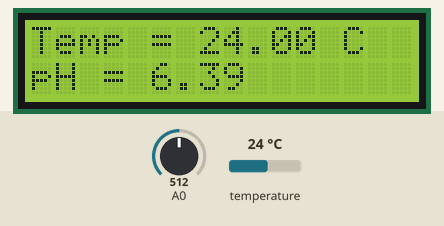
Recording of a sketch running on a simulated Arduino Uno, built with avr-gcc and run on an emulated ATmega328P. Shown: 16×2 character LCD. Inputs (shaded band) come from the test bench; at power-on: temperature 24 °C, A0 = 512. What the sketch prints to the serial monitor is not drawn.

Above: at 1.7 s.
1.8 s: temperature set to 10.3 °C
At 5.0 s:
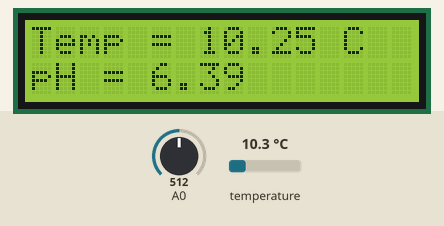
5.7 s: temperature set to 9.6 °C
At 8.1 s:
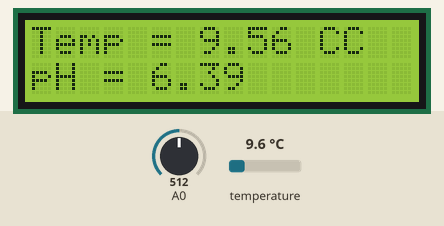
8.8 s: A0 set to 716
At 11.3 s:
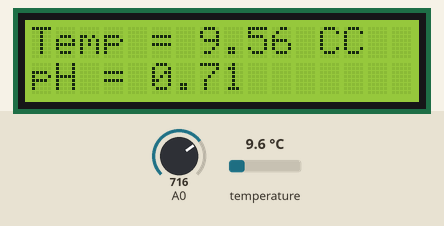
11.9 s: A0 set to 900
At 14.4 s:
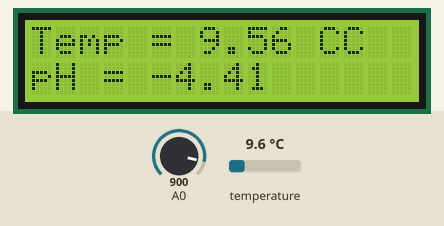
15.0 s: temperature set to 12 °C
At 17.6 s:
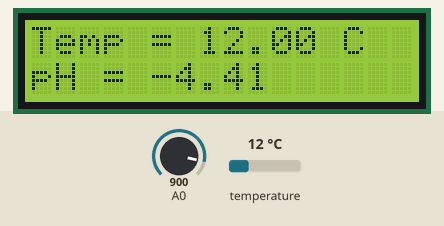
18.1 s: A0 set to 1023
At 20.8 s:
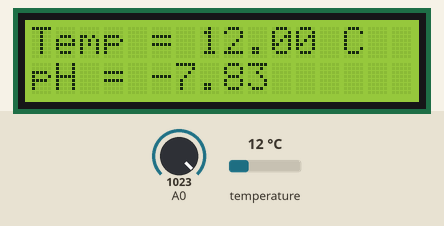
Timing chart, 0 to 22.2 s (numbered marks = the images above; inputs shaded):
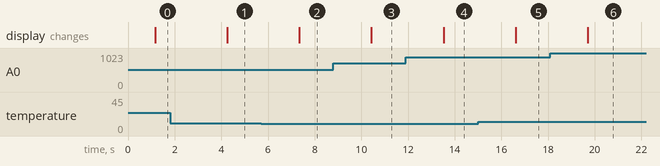

Measured:
- the behaviour switches between 10 and 9.9 °C on temperature (found by bisection; images 1 and 2)
- after the input at 1.8 s, the display: changes after 2.5 s (image 1)
- after the input at 5.7 s, the display: changes after 1.6 s (image 2)
- after the input at 8.8 s, the display: changes after 1.6 s (image 3)
- after the input at 11.9 s, the display: changes after 1.6 s (image 4)
- after the input at 15.0 s, the display: changes after 1.6 s (image 5)
- after the input at 18.1 s, the display: changes after 1.6 s (image 6)

The sketch:

PROYECTO_FINAL.ino
```cpp
#include <Wire.h>
#include <LiquidCrystal_I2C.h>
#include <OneWire.h>
#include <DallasTemperature.h>
#define Pin 3


LiquidCrystal_I2C lcd(0x3F,16,2);  //
OneWire ourWire(Pin);
DallasTemperature sensors(&ourWire);
float calibration_value = 21.34 - 0.7;
int phval = 0;
unsigned long int avgval;
int buffer_arr[10],temp;
float ph_act;


void setup()
{
  Wire.begin();
  sensors.begin();
 Serial.begin(115200);

  lcd.init();
  lcd.backlight();


}
void loop() {
 for(int i=0;i<10;i++)
 {
 buffer_arr[i]=analogRead(A0);
 delay(30);
 }
 for(int i=0;i<9;i++)
 {
 for(int j=i+1;j<10;j++)
 {
 if(buffer_arr[i]>buffer_arr[j])
 {
 temp=buffer_arr[i];
 buffer_arr[i]=buffer_arr[j];
 buffer_arr[j]=temp;
 }
 }
 }
 avgval=0;
 for(int i=2;i<8;i++)
 avgval+=buffer_arr[i];
 float volt=(float)avgval*5.0/1024/6;
  ph_act = -5.70 * volt + calibration_value;
sensors.requestTemperatures();
float temp= sensors.getTempCByIndex(0);

// Serial.print("Temperatura = ");
// Serial.print(temp);
// Serial.println(" C");
//  Serial.println("pH = ");
//  Serial.print(ph_act);


 lcd.setCursor(0, 0);
 lcd.print("Temp = ");
 lcd.print(temp);
 lcd.print(" C");
 lcd.setCursor(0, 1);
 lcd.print("pH = ");
 lcd.print(ph_act);

Serial.println(String("PH,")+ph_act);
delay(1000);
Serial.println(String("Temp,")+temp);
delay(1000);
}
```
